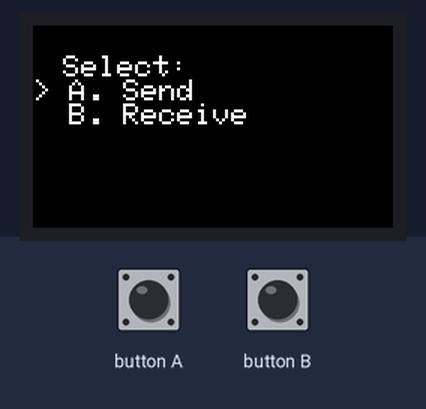
A sketch run on a simulated ESP32. Shown: 240×135 colour display. The inputs (shaded band) are chosen by the test bench.

Above: at 1.4 s.
1.5 s: button A pressed for 0.15 s
At 2.8 s:
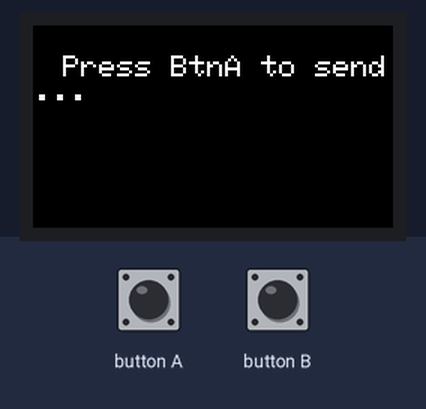
3.1 s: button B pressed for 1 s
At 4.4 s:
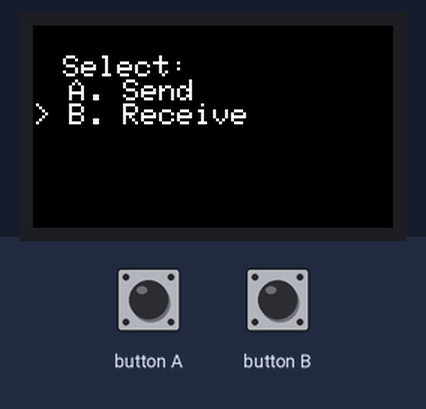
5.6 s: button A pressed for 1 s
At 7.4 s:
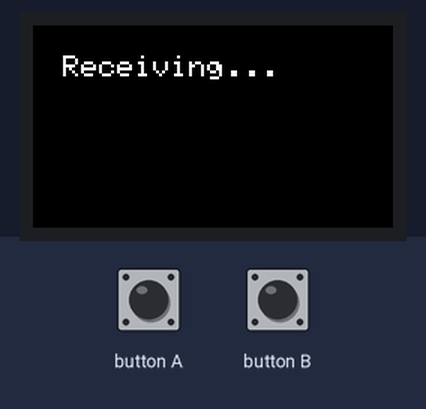
8.1 s: button B pressed for 3.2 s
At 12.3 s:
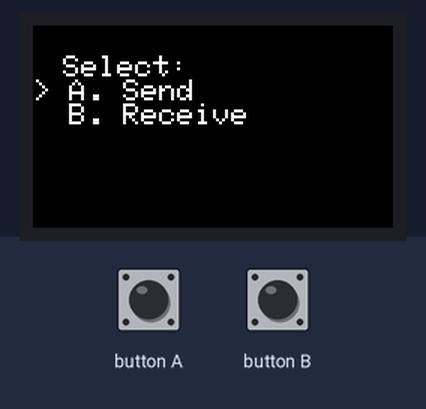
12.8 s: button A pressed for 3.2 s
At 17.1 s:
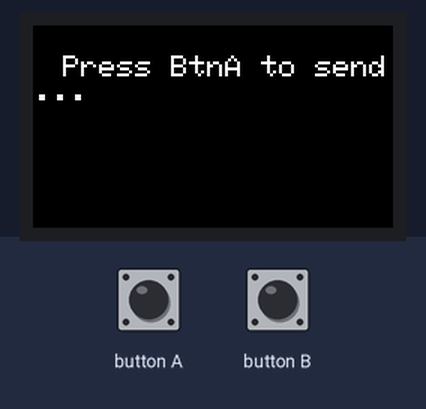
Timing chart, 0 to 18.5 s (numbered marks = the images above; inputs shaded):
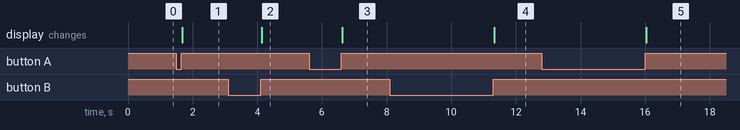

The sketch:

M5StickCPlusRFCloner.ino
```cpp
#include <M5StickCPlus.h>
#include <RCSwitch.h>

struct RFSignal {
  unsigned int pulseLength;
  unsigned int protocol;
  unsigned int bitLength;
  unsigned long message;
};

RFSignal received = {0,0,0,0};

RCSwitch mySwitch = RCSwitch();

#define RX_PIN 33 // HY2.0 PIN IN
#define TX_PIN 32 // HY2.0 PIN OUT

enum MenuOption {
  SEND,
  RECEIVE
};

bool inMenu = true;
bool printedRF = true;


MenuOption selectedOption = SEND; // default Option

void setup() {
  M5.begin();

  mySwitch.setPulseLength(488);
  mySwitch.setProtocol(6);
  mySwitch.enableTransmit(TX_PIN);
  mySwitch.enableReceive(RX_PIN);

  M5.Lcd.setRotation(1);
  M5.Lcd.fillScreen(TFT_BLACK);
  displayMenu();
}

void loop() {
  M5.update();

  if (M5.BtnB.wasReleased()) {
    inMenu = true;
    changeSelection();
    displayMenu();
    delay(300); // Delay to avoid over selection
  }

  if (inMenu && M5.BtnA.wasReleased()) {
    inMenu = false;
    changeOption(selectedOption);
  }

  if(!inMenu){
    switch(selectedOption){
      case RECEIVE:
        if (mySwitch.available()) {
          getRFSignal();
          printedRF = false;
        }
        if(!printedRF && received.message > 0){
          printRFSignal();
          printedRF = true;
        }
        break;
      case SEND:
        if (M5.BtnA.wasReleased() && received.message > 0){
          sendRFSignal();
        }
    }
  }
}

void displayMenu() {
  M5.Lcd.fillScreen(TFT_BLACK);
  M5.Lcd.setCursor(20, 20);
  M5.Lcd.setTextColor(TFT_WHITE);
  M5.Lcd.setTextSize(2);
  M5.Lcd.println("Select:");
  M5.Lcd.print(selectedOption == SEND ? "> " : "  ");
  M5.Lcd.println("A. Send");
  M5.Lcd.print(selectedOption == RECEIVE ? "> " : "  ");
  M5.Lcd.println("B. Receive");
}

void changeSelection() {
  selectedOption = (selectedOption == SEND) ? RECEIVE : SEND;
}

void getRFSignal() {
  received.pulseLength = mySwitch.getReceivedDelay();
  received.bitLength = mySwitch.getReceivedBitlength();
  received.protocol = mySwitch.getReceivedProtocol();
  received.message = mySwitch.getReceivedValue();

  mySwitch.resetAvailable();
}

void printRFSignal() {
  M5.Lcd.fillScreen(TFT_BLACK);
  M5.Lcd.setCursor(20, 20);
  M5.Lcd.setTextColor(TFT_WHITE);
  M5.Lcd.setTextSize(2);

  if(selectedOption == RECEIVE){
    M5.Lcd.println("Received: ");
  }else{
    M5.Lcd.println("Sending: ");
  }

  M5.Lcd.print( received.message );
  M5.Lcd.print(" / ");
  M5.Lcd.print( received.bitLength );
  M5.Lcd.print("bit ");
  M5.Lcd.print("Protocol: ");
  M5.Lcd.println( received.protocol );
  M5.Lcd.print("Delay: ");
  M5.Lcd.println( received.pulseLength );
}

void sendRFSignal() {
  mySwitch.setPulseLength(received.pulseLength);
  mySwitch.setProtocol(received.protocol);
  mySwitch.send(received.message, received.bitLength);
  printRFSignal();
}

void changeOption(MenuOption option) {
  switch (option) {
    case SEND:
      mySwitch.disableReceive();
      mySwitch.enableTransmit(TX_PIN);

      M5.Lcd.fillScreen(TFT_BLACK);
      M5.Lcd.setCursor(20, 20);
      M5.Lcd.setTextColor(TFT_WHITE);
      M5.Lcd.setTextSize(2);
      M5.Lcd.println("Press BtnA to send...");
      delay(2000);
      break;
    case RECEIVE:
      mySwitch.disableTransmit();
      mySwitch.enableReceive(RX_PIN);

      M5.Lcd.fillScreen(TFT_BLACK);
      M5.Lcd.setCursor(20, 20);
      M5.Lcd.setTextColor(TFT_WHITE);
      M5.Lcd.setTextSize(2);
      M5.Lcd.println("Receiving...");
      delay(2000);
      break;
  }
}
```

Measured:
- after the input at 1.5 s, the display: changes after 0.18 s (image 1)
- after the input at 3.1 s, the display: changes after 1.0 s (image 2)
- after the input at 5.6 s, the display: changes after 1.0 s (image 3)
- after the input at 8.1 s, the display: changes after 3.2 s (image 4)
- after the input at 12.8 s, the display: changes after 3.2 s (image 5)
